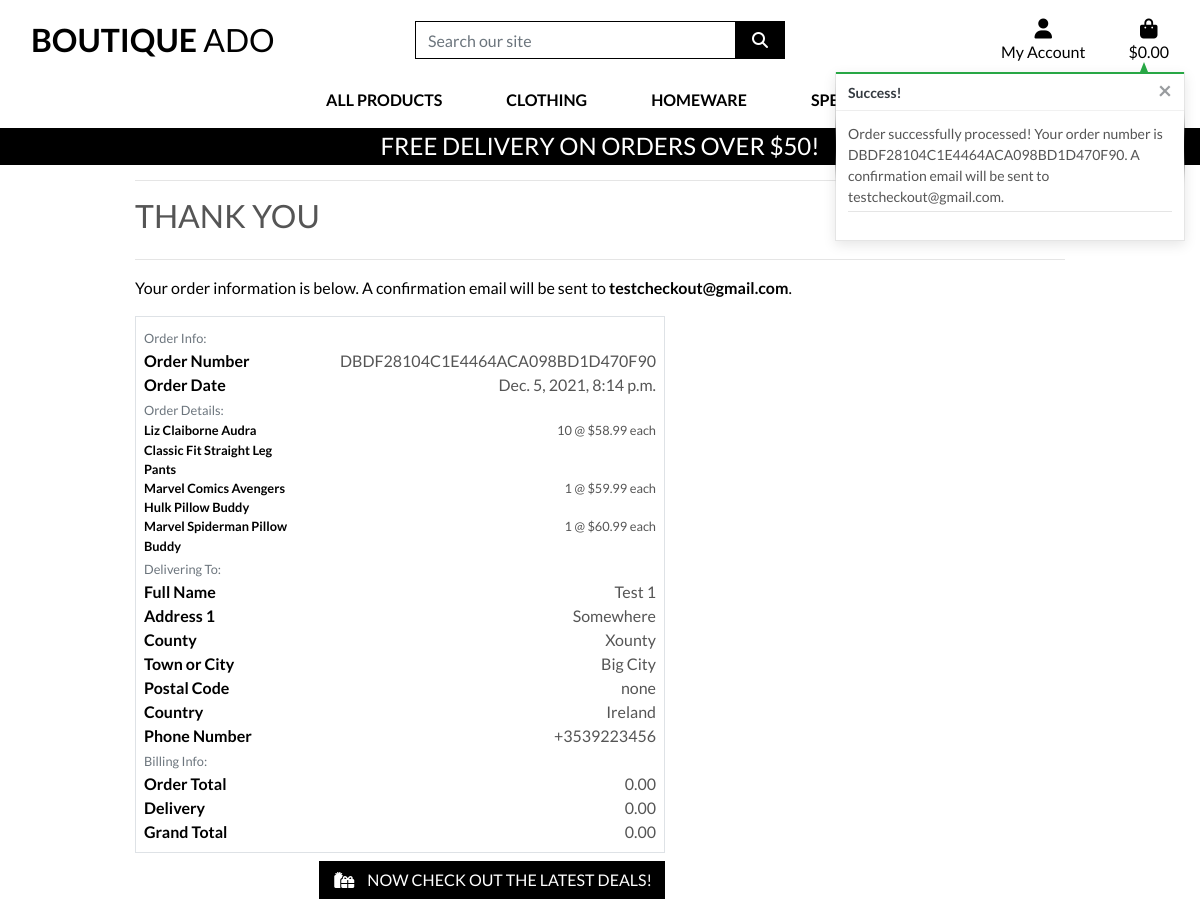
The app's page /checkout/checkout_success/DBDF28104C1E4464ACA098BD1D470F90, older data.
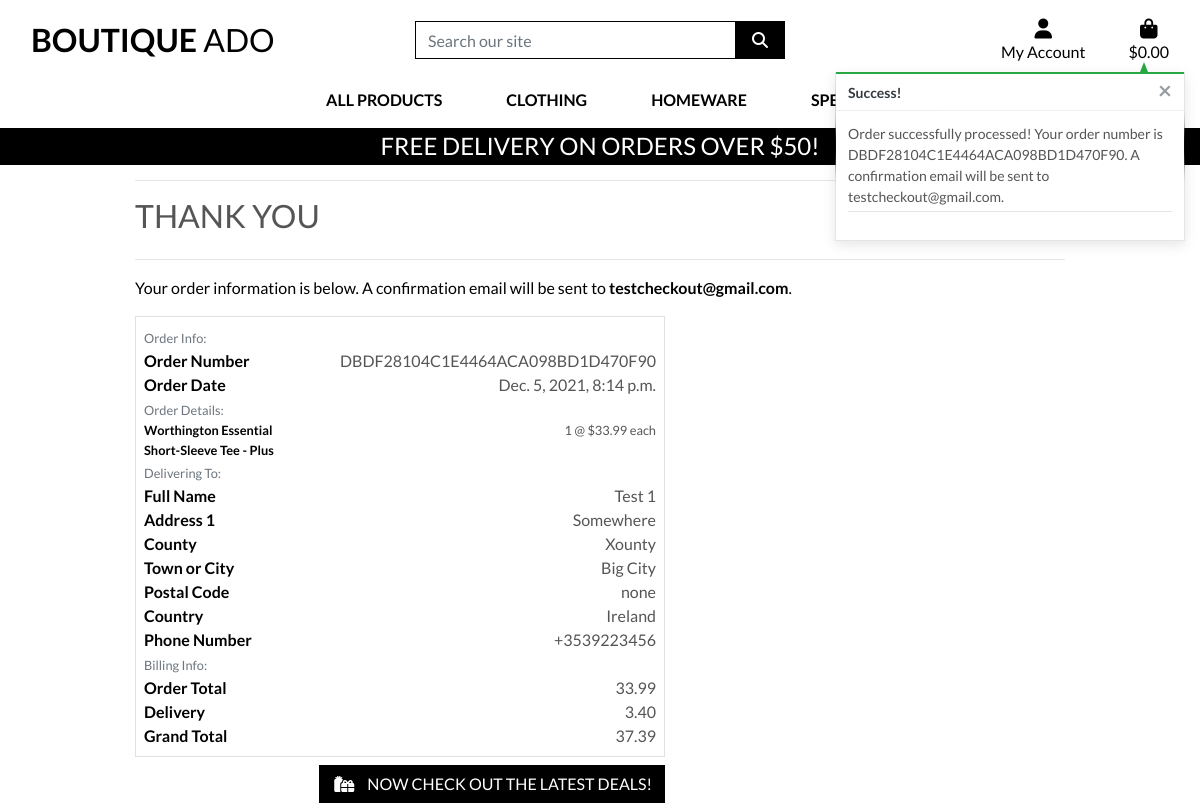
The same page, newer data.
### checkout/models.py (models this page shows, shortened)
class Order(models.Model):
    order_number = models.CharField(max_length=32, null=False, editable=False)
    full_name = models.CharField(max_length=50, null=False, blank=False)
    email = models.EmailField(max_length=254, null=False, blank=False)
    phone_number = models.CharField(max_length=20, null=False, blank=False)
    country = models.CharField(max_length=40, null=False, blank=False)
    postcode = models.CharField(max_length=20, null=True, blank=True)
    town_or_city = models.CharField(max_length=40, null=False, blank=False)
    street_address1 = models.CharField(max_length=80, null=False, blank=False)
    street_address2 = models.CharField(max_length=80, null=True, blank=True)
    county = models.CharField(max_length=80, null=True, blank=True)
    date = models.DateTimeField(auto_now_add=True)
    delivery_cost = models.DecimalField(max_digits=6, decimal_places=2, null=False, default=0)
    order_total = models.DecimalField(max_digits=10, decimal_places=2, null=False, default=0)
    grand_total = models.DecimalField(max_digits=10, decimal_places=2, null=False, default=0)
    original_bag = models.TextField(null=False, blank=False, default='')
    stripe_pid = models.CharField(max_length=254, null=False, blank=False, default='')

class OrderLineItem(models.Model):
    order = models.ForeignKey(Order, null=False, blank=False, on_delete=models.CASCADE, related_name='lineitems')
    product = models.ForeignKey(Product, null=False, blank=False, on_delete=models.CASCADE)
    product_size = models.CharField(max_length=2, null=True, blank=True) # XS, S, M, L, XL
    quantity = models.IntegerField(null=False, blank=False, default=0)
    lineitem_total = models.DecimalField(max_digits=6, decimal_places=2, null=False, blank=False, editable=False)

### products/models.py (models this page shows, shortened)
class Product(models.Model):
    category = models.ForeignKey('Category', null=True, blank=True, on_delete=models.SET_NULL)
    sku = models.CharField(max_length=254, null=True, blank=True)
    name = models.CharField(max_length=254)
    description = models.TextField()
    has_sizes = models.BooleanField(default=False, null=True, blank=True)
    price = models.DecimalField(max_digits=6, decimal_places=2)
    rating = models.DecimalField(max_digits=6, decimal_places=2, null=True, blank=True)
    image_url = models.URLField(max_length=1024, null=True, blank=True)
    image = models.ImageField(null=True, blank=True)

### checkout/views.py (the view)
# urls.py: path('checkout_success/<order_number>', views.checkout_success, name='checkout_success'),
def checkout_success(request, order_number):
    save_info = request.session.get('save_info')
    order = get_object_or_404(Order, order_number=order_number)
    messages.success(request, f'Order successfully processed! \
        Your order number is {order_number}. A confirmation \
        email will be sent to {order.email}.')
    if 'bag' in request.session:
        del request.session['bag']
    template = 'checkout/checkout_success.html'
    context = {
        'order': order,
    }
    return render(request, template, context)

### checkout/templates/checkout/checkout_success.html (shortened to what this page needs)
{% extends "base.html" %}
{% load static %}
{% block extra-css %}
    <link rel="stylesheet" href="{% static 'checkout/css/checkout.css' %}">
{% endblock %}
{% block page_header %}
    <div class="container header-container">
    </div>
{% endblock %}
{% block content %}
    <div class="overlay"></div>
    <div class="container">
        <div class="row">
            <div class="col">
                <hr>
                <h2 class="logo-font mb-4">Thank You</h2>
                <hr>
                <p class="text-black">Your order information is below. A confirmation email will be sent to <strong>{{ order.email }}</strong>.</p>
            </div>
        </div>
        <div class="row">
            <div class="col-12 col-lg-7">
                <div class="order-confirmation-wrapper p-2 border">
                    <div class="row">
                        <div class="col">
                            <small class="text-muted">Order Info:</small>
                        </div>
                    </div>
                    <div class="row">
                        <div class="col-12 col-md-4">
                            <p class="mb-0 text-black font-weight-bold">Order Number</p>
                        </div>
                        <div class="col-12 col-md-8 text-md-right">
                            <p class="mb-0">{{ order.order_number }}</p>
                        </div>
                    </div>
                    <div class="row">
                        <div class="col-12 col-md-4">
                            <p class="mb-0 text-black font-weight-bold">Order Date</p>
                        </div>
                        <div class="col-12 col-md-8 text-md-right">
                            <p class="mb-0">{{ order.date }}</p>
                        </div>
                    </div>
                    <div class="row">
                        <div class="col">
                            <small class="text-muted">Order Details:</small>
                        </div>
                    </div>
                    {% for item in order.lineitems.all %}
                    <div class="row">
                        <div class="col-12 col-md-4">
                            <p class="small mb-0 text-black font-weight-bold">
                                {{ item.product.name }}{% if item.product.size %} - Size {{ item.product.size|upper }}{% endif %}
                            </p>
                        </div>
                        <div class="col-12 col-md-8 text-md-right">
                            <p class="small mb-0">{{ item.quantity }} @ ${{ item.product.price }} each</p>
                        </div>
                    </div>
                    {% endfor %}
                    <div class="row">
                        <div class="col">
                            <small class="text-muted">Delivering To:</small>
                        </div>
                    </div>
                    <div class="row">
                        <div class="col-12 col-md-4">
                            <p class="mb-0 text-black font-weight-bold">Full Name</p>
                        </div>
                        <div class="col-12 col-md-8 text-md-right">
                            <p class="mb-0">{{ order.full_name }}</p>
                        </div>
                    </div>
                    <div class="row">
                        <div class="col-12 col-md-4">
                            <p class="mb-0 text-black font-weight-bold">Address 1</p>
                        </div>
                        <div class="col-12 col-md-8 text-md-right">
                            <p class="mb-0">{{ order.street_address1 }}</p>
                        </div>
                    </div>
                    {% if order.county %}
                    <div class="row">
                        <div class="col-12 col-md-4">
                            <p class="mb-0 text-black font-weight-bold">County</p>
                        </div>
                        <div class="col-12 col-md-8 text-md-right">
                            <p class="mb-0">{{ order.county }}</p>
                        </div>
                    </div>
                    {% endif %}
                    <div class="row">
                        <div class="col-12 col-md-4">
                            <p class="mb-0 text-black font-weight-bold">Town or City</p>
                        </div>
                        <div class="col-12 col-md-8 text-md-right">
                            <p class="mb-0">{{ order.town_or_city }}</p>
                        </div>
                    </div>
                    {% if order.postcode %}
                    <div class="row">
                        <div class="col-12 col-md-4">
                            <p class="mb-0 text-black font-weight-bold">Postal Code</p>
                        </div>
                        <div class="col-12 col-md-8 text-md-right">
                            <p class="mb-0">{{ order.postcode }}</p>
                        </div>
                    </div>
                    {% endif %}
                    <div class="row">
                        <div class="col-12 col-md-4">
                            <p class="mb-0 text-black font-weight-bold">Country</p>
                        </div>
                        <div class="col-12 col-md-8 text-md-right">
                            <p class="mb-0">{{ order.country }}</p>
                        </div>
                    </div>
                    <div class="row">
                        <div class="col-12 col-md-4">
                            <p class="mb-0 text-black font-weight-bold">Phone Number</p>
                        </div>
                        <div class="col-12 col-md-8 text-md-right">
                            <p class="mb-0">{{ order.phone_number }}</p>
                        </div>
                    </div>
                    <div class="row">
                        <div class="col">
                            <small class="text-muted">Billing Info:</small>
                        </div>
                    </div>
                    <div class="row">
                        <div class="col-12 col-md-4">
                            <p class="mb-0 text-black font-weight-bold">Order Total</p>
                        </div>
                        <div class="col-12 col-md-8 text-md-right">
                            <p class="mb-0">{{ order.order_total }}</p>
                        </div>
                    </div>
                    <div class="row">
                        <div class="col-12 col-md-4">
                            <p class="mb-0 text-black font-weight-bold">Delivery</p>
                        </div>
                        <div class="col-12 col-md-8 text-md-right">
                            <p class="mb-0">{{ order.delivery_cost }}</p>
                        </div>
                    </div>
                    <div class="row">
                        <div class="col-12 col-md-4">
                            <p class="mb-0 text-black font-weight-bold">Grand Total</p>
                        </div>
                        <div class="col-12 col-md-8 text-md-right">
                            <p class="mb-0">{{ order.grand_total }}</p>
                        </div>
                    </div>
                </div>
            </div>
        </div>
        <div class="row">
			<div class="col-12 col-lg-7 text-right">
				<a href="{% url 'products' %}?category=new_arrivals,deals,clearance" class="btn btn-black rounded-0 my-2">
					<span class="icon mr-2">
						<i class="fas fa-gifts"></i>
					</span>
					<span class="text-uppercase">Now check out the latest deals!</span>
				</a>
			</div>
		</div>
    </div>
{% endblock %}

Row changes from the older to the newer data that the page shows:
removed OrderLineItem: product.name "Liz Claiborne Audra Classic Fit Straight Leg Pants", quantity "10", product.price "58.99"
removed OrderLineItem: product.name "Marvel Comics Avengers Hulk Pillow Buddy", quantity "1", product.price "59.99"
removed OrderLineItem: product.name "Marvel Spiderman Pillow Buddy", quantity "1", product.price "60.99"
changed Order "testcheckout@gmail.com": order_total "0.00" → "33.99"; delivery_cost "0.00" → "3.40"; grand_total "0.00" → "37.39"
added OrderLineItem: product.name "Worthington Essential Short-Sleeve Tee - Plus", quantity "1", product.price "33.99"
